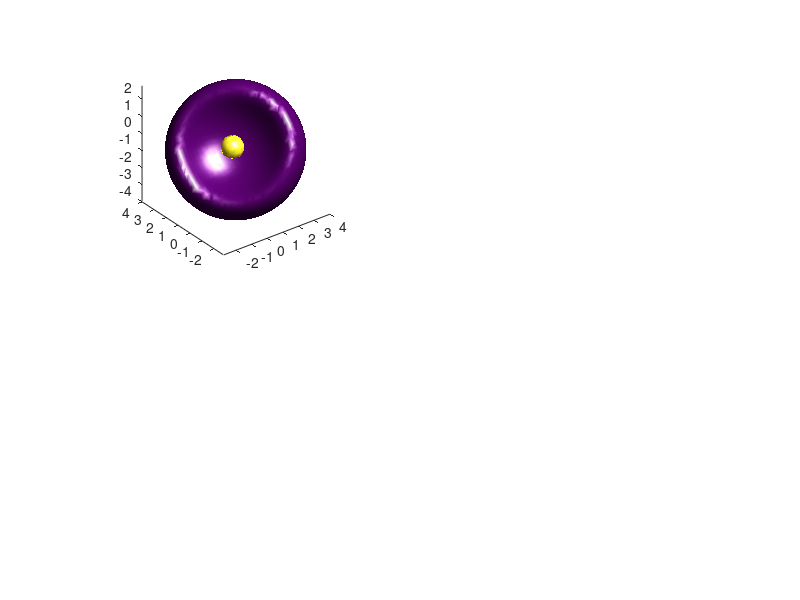

This chart was generated by the following MATLAB code: (Note: this script raises an error after producing the figure.)
% Plot sp3

%            Mix and make your own hybrid orbitals!
% 
% PlotHydrogenMolecularOrbital is a function designed to plot a hydrogen
% orbital. The orbital is defined by the quantum numbers, which in tern
% determine the number of nodes and harmonic frequencies observed in the
% wavefunction. This program is intended both to display the functions and
% to allow the user to mix and match wave functions (such as for hybrid
% orbitals).
% 
% Radial nodes are determined by Laguerre polynomials, and angular nodes by 
% Legendre polynomials. Details of the calculation are in the radial wave 
% function and angular wave function sections.
% 
% -------------------------------------------------------------------------
% Some notes on the calculation
%  
% Remember that all spatial lengths (angstroms, meters, etc.) are real! 
% you may need to play with the settings to get the plot that you want.
% 
% As the orbital increases in size, increase cons.spatialLen to see it all
% If orbital is missing parts, maybe decrease cons.cutoff by a magnitude
% Increase cons.resolution to make the plot prettier 
%     remember this makes an N^3 increase in computional time
% The wave function is a cubic 3D vector. Keep that in mind when making
%     hybrid orbitals
% Some XYZ axis rotations were needed to align the calculations to Matlab's
%     polar 3D space. 
% 
% -------------------------------------------------------------------------
% notes on the plots
% 
% a small function "makeColors" is included to give some preloaded color
%     values. This is useful for coloring the skin of the orbitals
% the functions PlotSolidIsosurface, PlotCrossSectionIsosurface, and
%     PlotWaveFnSignIsosurface are a good start to visualizing the data
% PlotCrossSectionIsosurface has a color bar. These are multiples of the
%     cutoff value labeled in cons.cutoff
% The cons.sliceStyle2 option is a boolean that switches the clipping plane
%     from YZ to XZ in the PlotCrossSectionIsosurface plot. This is useful
%     for visualizing the inside of certain orbitals
% 

%% main function

% this function constructs an atomic orbital based on the spherical hamonic
% simple interpretaion of the hydrogen atom.

function PlotHydrogenMolecularOrbital_sp3_colored
%--------------------------------------------------------------------------
% define constants and orbital shape

% quantum numbers
n = 2;           % principal quantum number (shell #)
% l = 1;           % orbital quantum number (subshell type: s, p, d, f, etc.)
% m = 0;           % magnetic quantum number (orientation of subshell)

% constants: shape and cutoffs of 3D plots (needs fiddling to get a good plot)
cons.cutoff     = 2.2 * 10^(28); % electron density cutoff (where to put isosurface)
cons.resolution = 75;             % number of calculations per XYZ dimension   
cons.spatialLen = 3;             % length of physical space to view over (angstroms)

% constants: scale size of plot (don't play with)
cons.scale      = 10^(-9.5);         % scaling length of calculation (meters)
cons.meters2ang = 10^(-10);          % convert meters to angstroms
cons.a0         = 5.2820 * 10^(-11); % Bohr radius (meters)

% constants: orbital name and color (doesn't affect calculation)
[ColorIs]        = makeColors;        % load color values
% cons.orbitName   = orbitNameIs(n,l,m);% name that appears in figure titles
cons.outerColor  = ColorIs.red;       % color of isosurface
cons.sliceStyle2 = false;             % alternate clip plane for PlotCrossSectionIsosurface

%--------------------------------------------------------------------------
% generate XYZ space, convert to spherical radius, theta, and phi

[xSpace, ySpace, zSpace] = make3Dspace(cons);
[theta, phi, r] = convert2polar(xSpace, ySpace, zSpace);

%--------------------------------------------------------------------------
% plot figure

%      xy location on screen, xy dimensions of figure
%                   x    y    x     y
figure('Position', [100, 500, 1100, 1100]);


l = 0;
m = 0;
WaveFn_2s = psiCalculation(n,l,m,r,theta,phi,cons);

l = 1;
m = 0;
WaveFn_2px = psiCalculation(n,l,m,r,theta,phi,cons);

l = 1;
m = 1;
WaveFn_2py = psiCalculation(n,l,m,r,theta,phi,cons);

l = 1;
m = -1;
WaveFn_2pz = psiCalculation(n,l,m,r,theta,phi,cons);

WaveFn_sp3_1 = 0.5 * (WaveFn_2s + WaveFn_2px + WaveFn_2py + WaveFn_2pz);
WaveFn_sp3_2 = 0.5 * (WaveFn_2s + WaveFn_2px - WaveFn_2py - WaveFn_2pz);
WaveFn_sp3_3 = 0.5 * (WaveFn_2s - WaveFn_2px + WaveFn_2py - WaveFn_2pz);
WaveFn_sp3_4 = 0.5 * (WaveFn_2s - WaveFn_2px - WaveFn_2py + WaveFn_2pz);

subplot(2,2,1);
WaveFn = WaveFn_sp3_1;
cons.orbitName   = 'sp3_1';
PlotWaveFnSignIsosurface(xSpace, ySpace, zSpace, WaveFn, cons);

subplot(2,2,2);
WaveFn = WaveFn_sp3_2;
cons.orbitName   = 'sp3_2';
PlotWaveFnSignIsosurface(xSpace, ySpace, zSpace, WaveFn, cons);

subplot(2,2,3);
WaveFn = WaveFn_sp3_3;
cons.orbitName   = 'sp3_3';
PlotWaveFnSignIsosurface(xSpace, ySpace, zSpace, WaveFn, cons);

subplot(2,2,4);
WaveFn = WaveFn_sp3_4;
cons.orbitName   = 'sp3_4';
PlotWaveFnSignIsosurface(xSpace, ySpace, zSpace, WaveFn, cons);
end



%==========================================================================
%%                      calculate wave function
%==========================================================================

% the wave function is a 3D vector of size [resolution, resolution, resolution]
% calculate it by multiplying each element of the radial and angular components
function [WaveFn] = psiCalculation(n,l,m,r,theta,phi,cons)
WaveFn = radialCalculation(n,l,r,cons) .* angularCalculation(l,m,theta,phi);

% correction 1: remove NaN at atomic nucleus
center = ceil(cons.resolution/2);
WaveFn(center, center, center) = 0;

% correction 2: flip wave function properly when m < 0
if (m < 0 )
    WaveFn = permute(WaveFn, [2 1 3]);
end

end

%% radial wave function

% the radial component is composed of two parts: an exponential term and a
% polynomial term. The exponential term adds attraction to the nucleus of
% the atom. The polynomial term adds electron shell harmonics to create
% nodal spheres

function [RadialFn] = radialCalculation(n,l,r,cons)

% import contants
a0 = cons.a0;

% scaling factors
scalFac1 = sqrt((2/(a0*n))^3 * factorial(n-l-1)/(2*n*factorial(n+l)));
scalFac2 = 1/factorial(n - l + 2*l);

% Part 1:  exponential component (attraction to nucleus)
nuclearComponent = (2*r/(a0*n)) .* exp(-r/(a0*n));

% Part 2:  polynomial component (generates radial nodes)
radialNodeComponent = LaguerrePolynomial(n-l-1, 2*l+1, 2*r/(a0*n));

% combine components to calculate radial wave function
RadialFn = scalFac1 * scalFac2 * nuclearComponent .* radialNodeComponent;

end

% use Laguerre polynomials to introduce nodal spheres into radial function
function [NodalFn] = LaguerrePolynomial(n,m,r)

% initiate polynomial function
NodalFn = zeros(size(r));

% add n coefficient terms to the polynomial
for i = 0:n
    polynomialCoeff = factorial(m+n) * nchoosek(m+n,n-i) / factorial(i);
    NodalFn = NodalFn + polynomialCoeff * (-r).^i;
end

end

%% angular wave function

% the angular component is a cosine function with Legendre polynomials used
% to add nodal planes.

function [AngularFn] = angularCalculation(l,m,theta,phi)

if (abs(m) == 2)
    m = -m;
end
if (m == -2)
    phi = phi + pi/4;
end

% normalization and scaling factors
normFac = abs(sign(m)*(2^0.5) + (sign(abs(m)) - 1)*2);
scalFac = sqrt((2*l+1) / (4*pi) * factorial(l-abs(m)) / factorial(l+abs(m)));

% add nodes to spherical harmonics functions
SphFn1 = scalFac * LegendrePolynomial(l,m,cos(theta))  .* exp(1i*m*phi);
SphFn2 = scalFac * LegendrePolynomial(l,-m,cos(theta)) .* exp(1i*-m*phi);

AngularFn = (SphFn1 + SphFn2) / normFac;

end

% use Legendre polynomials to introduce nodal planes into angular function
function [NodalFn] = LegendrePolynomial(l,m,x)

% initiate polynomial function
NodalFn = zeros(size(x));
numCoeffs = floor(1/2*l - 1/2*abs(m));

% add n coefficient terms to the polynomial
for n = 0:numCoeffs
    polynomialCoeff = (-1)^n * nchoosek(l-2*n,abs(m)) * nchoosek(l,n) * nchoosek(2*l-2*n,l);
    exponent = l - 2*n - abs(m);
    NodalFn = NodalFn + polynomialCoeff * x.^exponent;
end
NodalFn = (-1)^m * (1-x.^2).^(abs(m)/2) .* (factorial(abs(m))/2^l*NodalFn);

end

%==========================================================================
%%               generate 3D space (X Y Z theta phi r)
%==========================================================================

% generate 3D cartesian space based on inputs
function [xSpace, ySpace, zSpace] = make3Dspace(cons)

% import dimensions and scaling factors
resolution = cons.resolution;
spatialLen = cons.spatialLen;
scale      = cons.scale;

% generate XYZ space using meshgrid
xRange = linspace(-spatialLen, spatialLen, resolution) * scale;
yRange = linspace(-spatialLen, spatialLen, resolution) * scale;
zRange = linspace(-spatialLen, spatialLen, resolution) * scale;
[xSpace, ySpace, zSpace] = meshgrid(xRange, yRange, zRange);

end

% most of this function is equivalent to the "cart2sph" function.
% Matlab interprets angles a little differently than a classic calculus
% textbook, as in the engineering-style of polar coordinatles.
% phi and theta are swapped, and the zero-angle is at a -pi/2 angle. 
% Consequently we manually convert the points here.
function [theta, phi, r] = convert2polar(x, y, z)

r     = sqrt(x.^2+y.^2+z.^2);
theta = acos(z./r);     % this is "phi" in the "cart2sph" function
phi   = atan2(y,x);     % this is "theta" in the "cart2sph" function

end

%==========================================================================
%%                      plot wave functions
%==========================================================================

% load up some useful color values
function [ColorIs] = makeColors

ColorIs.red    = [1 0 0];
ColorIs.green  = [0 1 0];
ColorIs.blue   = [0 0 1];

ColorIs.purple = [1 0 1];
ColorIs.cyan   = [0 1 1];
ColorIs.yellow = [1 1 0];

ColorIs.black  = [0 0 0];
ColorIs.grey   = [0.3 0.3 0.3];

end

% convert n l m into a useful name
function [orbitName] = orbitNameIs(n,l,m)
subShells = {'s', 'p', 'd', 'f', 'g', 'h', 'i', 'j', 'k', 'l', 'm'};
thisM = [num2str(m) num2str(m)];
thisMtmp = num2str(m);
for j = 1:length(thisMtmp)
    thisM(2 * j - 1) = '_';
    thisM(2 * j) = thisMtmp(j);
end
orbitName = [num2str(n) subShells{l+1} thisM];
end

% plot a solid isosurface of the orbital
function PlotSolidIsosurface(xSpace, ySpace, zSpace, WaveFn, cons)

% import dimensions and scaling factors
spatialLen = cons.spatialLen;
meters2ang = cons.meters2ang;
cutoff     = cons.cutoff;
orbitName  = cons.orbitName;
isoColor   = cons.outerColor;

% square the wavefunction to make an electron density map
WaveFn2 = WaveFn .* conj(WaveFn);

% convert inputs to convenient numbers and values
x = xSpace / meters2ang;
y = ySpace / meters2ang;
z = zSpace / meters2ang;
v = WaveFn2 / cutoff;

% patch and interpret isosurface for better coloration
p = patch(isosurface(x,y,z,v,1));
isonormals(x,y,z,v,p);
set(p,'FaceColor',isoColor,'EdgeColor','none');

% lighting, aspect ratio, plot options
daspect([1 1 1]);
view(3); 
axis vis3d;
camlight;
lighting phong;
xlabel('x','FontName','Arial','FontSize',18);
ylabel('y','FontName','Arial','FontSize',18);
zlabel('angstroms','FontName','Arial','FontSize',18);
title([orbitName ' orbital'],'FontName','Arial','FontSize',18);
rotate3d on;

% dimensions of plot
plotScale = spatialLen * 1.4;
xlim([-plotScale plotScale]);
ylim([-plotScale plotScale]);
zlim([-plotScale plotScale]);

end

% plot a cross section of a solid isosurface of the orbital
function PlotCrossSectionIsosurface(xSpace, ySpace, zSpace, WaveFn, cons)

% import dimensions and scaling factors
spatialLen  = cons.spatialLen;
meters2ang  = cons.meters2ang;
cutoff      = cons.cutoff;
orbitName   = cons.orbitName;
isoColor    = cons.outerColor;
sliceStyle2 = cons.sliceStyle2;

% use alternate clipping plane?
halfLength = 0;
clipRange = [nan,nan,halfLength,nan,nan,nan];
if (sliceStyle2 == true)
    clipRange = [halfLength,nan,nan,nan,nan,nan];
end

% square the wavefunction to make an electron density map
WaveFn2 = WaveFn .* conj(WaveFn);

% convert inputs to convenient numbers and values
x = xSpace / meters2ang;
y = ySpace / meters2ang;
z = zSpace / meters2ang;
v = WaveFn2 / cutoff;

% slice off half the isosurface, change XYZ accordingly
[x,y,z,v] = subvolume(x,y,z,v,clipRange);

% patch and interpret isosurface for better coloration
p1 = patch(isosurface(x,y,z,v,1),'FaceColor',isoColor,'EdgeColor','none');
isonormals(x,y,z,v,p1);
patch(isocaps(x,y,z,v,1),'FaceColor','interp','EdgeColor','none');

% lighting, aspect ratio, plot options
daspect([1 1 1]);
view(3); 
axis vis3d;
colormap Copper;
colorbar;
camlight; camlight right; camlight left; camlight headlight;
lighting gouraud;
xlabel('x','FontName','Arial','FontSize',18);
ylabel('y','FontName','Arial','FontSize',18);
zlabel('angstroms','FontName','Arial','FontSize',18);
title([orbitName ' orbital cross section'],'FontName','Arial','FontSize',18);
rotate3d on;

% dimensions of plot
plotScale = spatialLen * 1.4;
xlim([-plotScale plotScale]);
ylim([-plotScale plotScale]);
zlim([-plotScale plotScale]);

end

% plot a solid isosurface of the orbital colored by the sign of the
% wavefunction.
function PlotWaveFnSignIsosurface(xSpace, ySpace, zSpace, WaveFn, cons)

% import dimensions and scaling factors
spatialLen = cons.spatialLen;
meters2ang = cons.meters2ang;
cutoff     = cons.cutoff;
orbitName  = cons.orbitName;
isoColor   = sign(WaveFn);

% square the wavefunction to make an electron density map
WaveFn2 = WaveFn .* conj(WaveFn);

% convert inputs to convenient numbers and values
x = xSpace / meters2ang;
y = ySpace / meters2ang;
z = zSpace / meters2ang;
v = WaveFn2 / cutoff;

% make isosurface
isosurface(x,y,z,v,1,isoColor)

% lighting, aspect ratio, plot options
daspect([1 1 1]);
view(3); 
axis vis3d;
camlight;
lighting phong;
xlabel('x','FontName','Arial','FontSize',18);
ylabel('y','FontName','Arial','FontSize',18);
zlabel('angstroms','FontName','Arial','FontSize',18);
title([orbitName ' orbital'],'FontName','Arial','FontSize',18);
rotate3d on;

% dimensions of plot
plotScale = spatialLen * 1.4;
xlim([-plotScale plotScale]);
ylim([-plotScale plotScale]);
zlim([-plotScale plotScale]);

end


